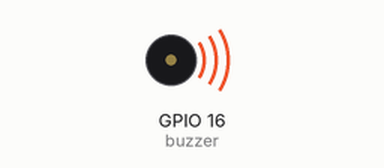
This program was run on a simulated ESP32 board running MicroPython. Parts: buzzer (waves = sounding, pin HIGH). WiFi joins after 1.5 s; no MQTT or app messages arrive unless stated; what the program prints to the serial console is not drawn.

Above: at 2.1 s.
Timing chart, 0 to 6.3 s (numbered marks = the images above):
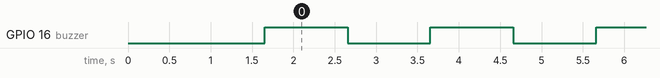

The program:

KY_012.py
```python
#import para acceso a red
import network
#Para usar protocolo MQTT
from umqtt.simple import MQTTClient

#Importamos modulos necesarios
from machine import Pin
from time import sleep

#Propiedades para conectar a un cliente MQTT
MQTT_BROKER = "192.168.137.166"
MQTT_USER = ""
MQTT_PASSWORD = ""
MQTT_CLIENT_ID = ""
MQTT_TOPIC = "jarm/casa/temperatura"

MQTT_PORT = 1883

# Configuración del sensor de led
buzzer = Pin(16, Pin.OUT)


#Función para conectar a WiFi
def conectar_wifi():
    print("Conectando a WiFi...", end="")
    sta_if = network.WLAN(network.STA_IF)
    sta_if.active(True)
    sta_if.connect('Armando', 'Hola1234')
    while not sta_if.isconnected():
        print(".", end="")
        sleep(0.3)
    print("\nWiFi Conectada!")

#Funcion para subscribir al broker, topic
def conecta_broker():
    client = MQTTClient(MQTT_CLIENT_ID,
    MQTT_BROKER, port=MQTT_PORT,
    user=MQTT_USER,
    password=MQTT_PASSWORD,
    keepalive=0)
    client.connect()
    print("Conectado a %s, en el topico %s"%(MQTT_BROKER, MQTT_TOPIC))
    return client

#Conectar a wifi
conectar_wifi()
#Conectando a un broker mqtt
client = conecta_broker()

while True:
    buzzer.value(1)
    print("Buzzer activado")
    client.publish(MQTT_TOPIC, "Buzzer activado")
    sleep(1)

    buzzer.value(0)
    print("Buzzer desactivado")
    client.publish(MQTT_TOPIC, "Buzzer desactivado")
    sleep(1)
```

Measured:
- by itself, GPIO 16 (buzzer): alternates HIGH for 1.0 s and LOW for 1.0 s
